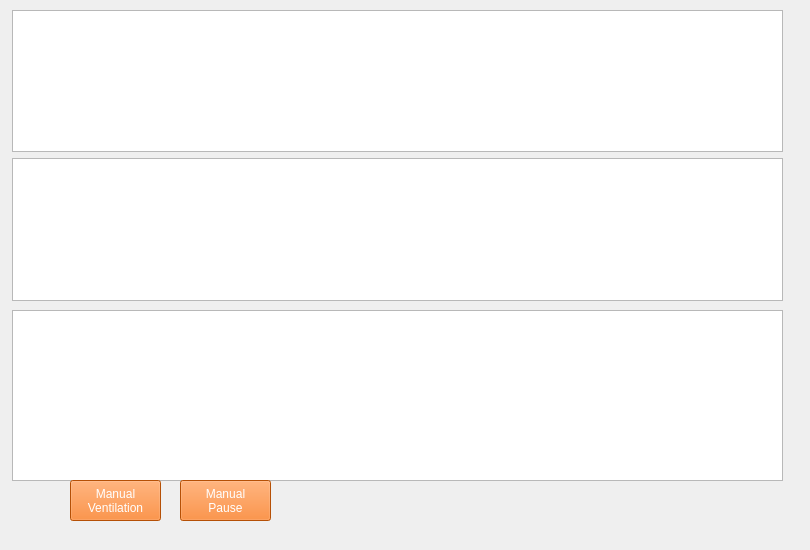
<?xml version="1.0" encoding="UTF-8"?>
<ui version="4.0">
 <class>Form</class>
 <widget class="QWidget" name="Form">
  <property name="geometry">
   <rect>
    <x>0</x>
    <y>0</y>
    <width>810</width>
    <height>550</height>
   </rect>
  </property>
  <property name="windowTitle">
   <string>Form</string>
  </property>
  <widget class="PlotWidget" name="graphPressure">
   <property name="geometry">
    <rect>
     <x>12</x>
     <y>310</y>
     <width>771</width>
     <height>171</height>
    </rect>
   </property>
   <property name="font">
    <font>
     <pointsize>16</pointsize>
    </font>
   </property>
   <property name="horizontalScrollBarPolicy">
    <enum>Qt::ScrollBarAlwaysOff</enum>
   </property>
   <property name="backgroundBrush">
    <brush brushstyle="SolidPattern">
     <color alpha="0">
      <red>0</red>
      <green>0</green>
      <blue>0</blue>
     </color>
    </brush>
   </property>
  </widget>
  <widget class="QWidget" name="layoutWidget">
   <property name="geometry">
    <rect>
     <x>12</x>
     <y>10</y>
     <width>771</width>
     <height>291</height>
    </rect>
   </property>
   <layout class="QVBoxLayout" name="verticalLayout_2">
    <item>
     <widget class="PlotWidget" name="graphFlow">
      <property name="autoFillBackground">
       <bool>false</bool>
      </property>
      <property name="styleSheet">
       <string notr="true">color: rgb(1, 30, 61);</string>
      </property>
      <property name="verticalScrollBarPolicy">
       <enum>Qt::ScrollBarAsNeeded</enum>
      </property>
      <property name="horizontalScrollBarPolicy">
       <enum>Qt::ScrollBarAlwaysOff</enum>
      </property>
      <property name="backgroundBrush">
       <brush brushstyle="SolidPattern">
        <color alpha="0">
         <red>109</red>
         <green>214</green>
         <blue>255</blue>
        </color>
       </brush>
      </property>
     </widget>
    </item>
    <item>
     <widget class="PlotWidget" name="graphVolume">
      <property name="verticalScrollBarPolicy">
       <enum>Qt::ScrollBarAsNeeded</enum>
      </property>
      <property name="horizontalScrollBarPolicy">
       <enum>Qt::ScrollBarAlwaysOff</enum>
      </property>
      <property name="backgroundBrush">
       <brush brushstyle="SolidPattern">
        <color alpha="0">
         <red>0</red>
         <green>0</green>
         <blue>0</blue>
        </color>
       </brush>
      </property>
     </widget>
    </item>
   </layout>
  </widget>
  <widget class="QPushButton" name="manualPauseButton">
   <property name="geometry">
    <rect>
     <x>180</x>
     <y>480</y>
     <width>91</width>
     <height>41</height>
    </rect>
   </property>
   <property name="styleSheet">
    <string notr="true">background-color: rgb(253, 112, 8);
color: rgb(255,255,255);</string>
   </property>
   <property name="text">
    <string>Manual
Pause</string>
   </property>
  </widget>
  <widget class="QPushButton" name="manualVentButton">
   <property name="geometry">
    <rect>
     <x>70</x>
     <y>480</y>
     <width>91</width>
     <height>41</height>
    </rect>
   </property>
   <property name="styleSheet">
    <string notr="true">background-color: rgb(253, 112, 8);
color: rgb(255,255,255);</string>
   </property>
   <property name="text">
    <string>Manual
Ventilation</string>
   </property>
  </widget>
 </widget>
 <customwidgets>
  <customwidget>
   <class>PlotWidget</class>
   <extends>QGraphicsView</extends>
   <header>pyqtgraph</header>
  </customwidget>
 </customwidgets>
 <resources/>
 <connections/>
</ui>
